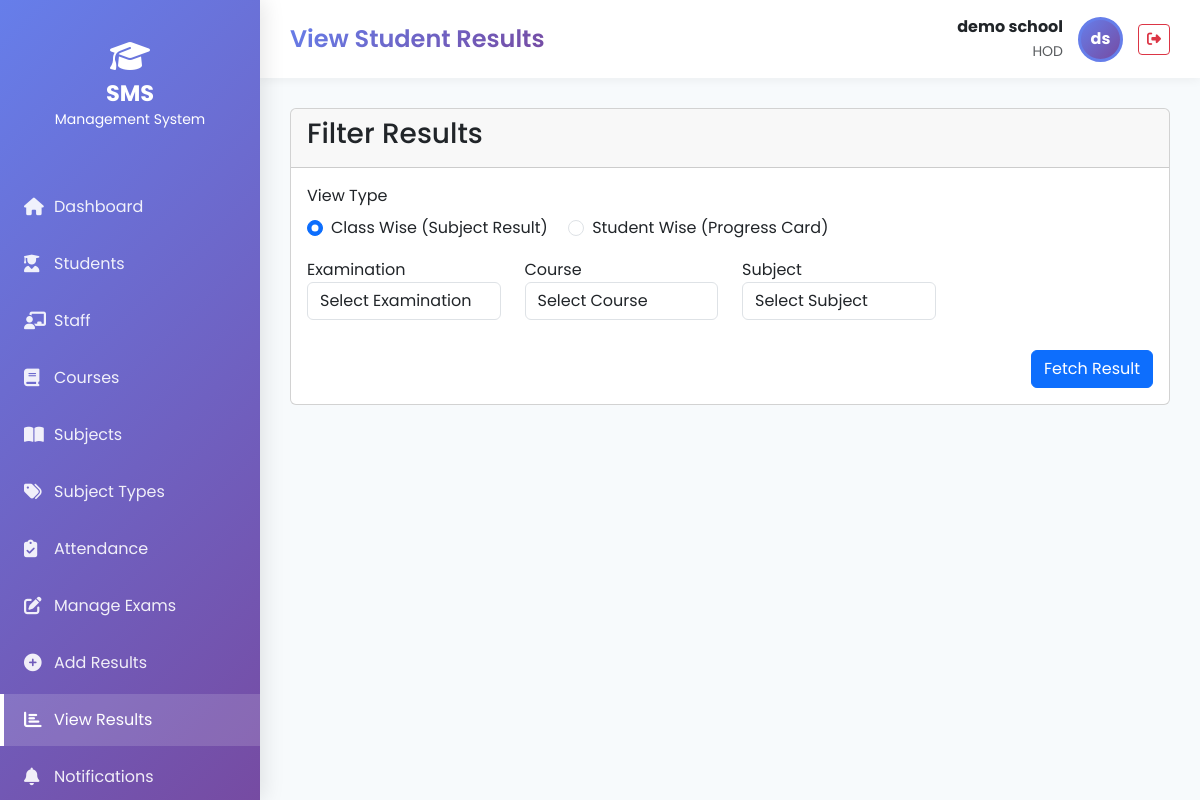
Page /hod/results/view/ (signed in) on the committed database.
### hadiya/models.py (models this page shows, shortened)
class CustomUser(AbstractUser):
    USER_TYPE_CHOICES = (
        (1, 'HOD'),
        (2, 'Staff'),
        (3, 'Student'),
        (4, 'Accountant'),
        (5, 'Management'),
    )
    user_type = models.IntegerField(choices=USER_TYPE_CHOICES, default=1)
    profile_pic = models.ImageField(upload_to='profile_pics/', blank=True, null=True)
    email = models.EmailField(unique=True)
    USERNAME_FIELD = 'email'
    REQUIRED_FIELDS = ['username', 'first_name', 'last_name']

### student_management_system/Hod_views.py (the view)
    @login_required
    def wrapper(request, *args, **kwargs):
        if request.user.user_type != 1:
            messages.error(request, 'Access denied. HOD privileges required.')
            return redirect('home')
        return view_func(request, *args, **kwargs)

### hadiya/EmailBackEnd.py (called while the page is built)
    def get_user(self, user_id):
        UserModel = get_user_model()
        try:
            return UserModel.objects.get(pk=user_id)
        except UserModel.DoesNotExist:
            return None

### student_management_system/Hod_views.py (called while the page is built)
def hod_required(view_func):
    @login_required
    def wrapper(request, *args, **kwargs):
        if request.user.user_type != 1:
            messages.error(request, 'Access denied. HOD privileges required.')
            return redirect('home')
        return view_func(request, *args, **kwargs)
    return wrapper

@hod_required
def admin_view_result(request):
    courses = Course.objects.all()
    exams = Examination.objects.all()
    context = {
        'courses': courses,
        'exams': exams
    }
    return render(request, 'Hod/admin_view_result.html', context)

### templates/Hod/admin_view_result.html (shortened to what this page needs)
{% extends 'base.html' %}
{% load static %}
{% block page_header %}View Student Results{% endblock %}
{% block content %}
<div class="row">
    <div class="col-md-12">
        <div class="card card-purple">
            <div class="card-header">
                <h3 class="card-title">Filter Results</h3>
            </div>
            <div class="card-body">
                <div class="row mb-3">
                    <div class="col-md-12">
                        <div class="form-group">
                            <label class="mb-2">View Type</label><br>
                            <div class="form-check form-check-inline">
                                <input class="form-check-input" type="radio" name="view_type" id="view_class_wise"
                                    value="class_wise" checked>
                                <label class="form-check-label" for="view_class_wise">Class Wise (Subject
                                    Result)</label>
                            </div>
                            <div class="form-check form-check-inline">
                                <input class="form-check-input" type="radio" name="view_type" id="view_student_wise"
                                    value="student_wise">
                                <label class="form-check-label" for="view_student_wise">Student Wise (Progress
                                    Card)</label>
                            </div>
                        </div>
                    </div>
                </div>
                <div class="row">
                    <div class="col-md-3">
                        <div class="form-group">
                            <label>Examination</label>
                            <select class="form-control" name="exam" id="exam">
                                <option value="">Select Examination</option>
                            </select>
                        </div>
                    </div>
                    <div class="col-md-3">
                        <div class="form-group">
                            <label>Course</label>
                            <select class="form-control" name="course" id="course">
                                <option value="">Select Course</option>
                            </select>
                        </div>
                    </div>
                    <div class="col-md-3" id="subject_div">
                        <div class="form-group">
                            <label>Subject</label>
                            <select class="form-control" name="subject" id="subject">
                                <option value="">Select Subject</option>
                            </select>
                        </div>
                    </div>
                    <div class="col-md-12 text-end">
                        <div class="form-group" style="margin-top: 30px;">
                            <button type="button" class="btn btn-primary" id="fetch_result">Fetch Result</button>
                        </div>
                    </div>
                </div>
            </div>
        </div>
    </div>
</div>
{% endblock %}

### templates/base.html (shortened to what this page needs)
<!DOCTYPE html>
<html lang="en">
<head>
    <link rel="stylesheet" href="https://cdnjs.cloudflare.com/ajax/libs/font-awesome/6.4.0/css/all.min.css">
    <link href="https://cdn.jsdelivr.net/npm/bootstrap@5.3.0/dist/css/bootstrap.min.css" rel="stylesheet">
    <link rel="stylesheet" href="https://cdn.datatables.net/1.13.6/css/dataTables.bootstrap5.min.css">
    {% load static %}
    <link rel="stylesheet" href="{% static 'assets/css/modern-theme.css' %}">
</head>
<body>
    <div class="sidebar">
        <div class="sidebar-brand">
            <i class="fas fa-graduation-cap fa-2x mb-2"></i>
            <h3>SMS</h3>
            <small>Management System</small>
        </div>
        <ul class="sidebar-nav">
            {% block sidebar %}
            {% if request.user.user_type == 1 %}
            {% include 'includes/sidebar_hod.html' %}
            {% elif request.user.user_type == 2 %}
            {% include 'includes/sidebar_staff.html' %}
            {% elif request.user.user_type == 3 %}
            {% include 'includes/sidebar_student.html' %}
            {% endif %}
            {% endblock %}
        </ul>
    </div>
    <div class="main-content">
        <div class="top-navbar">
            <div class="welcome-text">
                {% block page_header %}Welcome, {{ request.user.first_name }}!{% endblock %}
            </div>
            <div class="user-info">
                <div class="text-end">
                    <div class="fw-bold">{{ request.user.first_name }} {{ request.user.last_name }}</div>
                    <small class="text-muted">{{ request.user.get_user_type_display }}</small>
                </div>
                {% if request.user.profile_pic %}
                <img src="{{ request.user.profile_pic.url }}" alt="Profile" class="user-avatar">
                {% else %}
                <div class="user-avatar"
                    style="background: var(--gradient-purple); display: flex; align-items: center; justify-content: center; color: white; font-weight: 700;">
                    {{ request.user.first_name.0 }}{{ request.user.last_name.0 }}
                </div>
                {% endif %}
                <a href="{% url 'logout' %}" class="btn btn-sm btn-outline-danger">
                    <i class="fas fa-sign-out-alt"></i>
                </a>
            </div>
        </div>
        <div class="content-wrapper">
            {% block content %}{% endblock %}
        </div>
    </div>
</body>
</html>

### static/assets/css/modern-theme.css (style rules this page uses)
:root { --gradient-purple: linear-gradient(135deg, #667eea 0%, #764ba2 100%); --gradient-success: linear-gradient(135deg, #56ab2f 0%, #a8e063 100%); --gradient-info: linear-gradient(135deg, #4facfe 0%, #00f2fe 100%); --gradient-warning: linear-gradient(135deg, #f093fb 0%, #f5576c 100%); --gradient-danger: linear-gradient(135deg, #fa709a 0%, #fee140 100%); --gradient-ocean: linear-gradient(135deg, #2193b0 0%, #6dd5ed 100%); --gradient-sunset: linear-gradient(135deg, #ff7e5f 0%, #feb47b 100%); --color-primary: #667eea; --color-secondary: #764ba2; --color-success: #56ab2f; --color-info: #4facfe; --color-warning: #f093fb; --color-danger: #fa709a; --color-dark: #2d3748; --color-light: #f7fafc; --glass-bg: rgba(255, 255, 255, 0.15); --glass-border: rgba(255, 255, 255, 0.3); --glass-shadow: 0 8px 32px 0 rgba(31, 38, 135, 0.37); --spacing-xs: 0.5rem; --spacing-sm: 1rem; --spacing-md: 1.5rem; --spacing-lg: 2rem; --spacing-xl: 3rem; --radius-sm: 8px; --radius-md: 12px; --radius-lg: 16px; --radius-xl: 20px; --shadow-sm: 0 2px 4px rgba(0, 0, 0, 0.1); --shadow-md: 0 4px 6px rgba(0, 0, 0, 0.1); --shadow-lg: 0 10px 25px rgba(0, 0, 0, 0.15); --shadow-xl: 0 20px 40px rgba(0, 0, 0, 0.2); --transition-fast: 0.2s ease; --transition-normal: 0.3s ease; --transition-slow: 0.5s ease; }
* { margin: 0; padding: 0; box-sizing: border-box; }
body { font-family: 'Poppins', sans-serif; background: linear-gradient(135deg, #667eea 0%, #764ba2 100%); min-height: 100vh; overflow-x: hidden; }

### templates/base.html (style rules this page uses)
body { font-family: 'Poppins', sans-serif; background: #f7fafc; min-height: 100vh; }
.sidebar { position: fixed; top: 0; left: 0; height: 100vh; width: 260px; background: linear-gradient(135deg, #667eea 0%, #764ba2 100%); padding: 20px 0; overflow-y: auto; z-index: 1000; box-shadow: 4px 0 20px rgba(0, 0, 0, 0.1); }
.sidebar-brand { padding: 20px 20px; text-align: center; color: white; margin-bottom: 30px; }
.sidebar-brand h3 { font-size: 1.4rem; font-weight: 700; margin: 0; }
.sidebar-nav { list-style: none; padding: 0; margin: 0; }
.main-content { margin-left: 260px; padding: 0; min-height: 100vh; }
.top-navbar { background: white; box-shadow: 0 2px 10px rgba(0, 0, 0, 0.05); padding: 15px 30px; display: flex; justify-content: space-between; align-items: center; margin-bottom: 30px; }
.welcome-text { font-size: 1.5rem; font-weight: 600; background: var(--gradient-purple); -webkit-background-clip: text; -webkit-text-fill-color: transparent; background-clip: text; }
.user-info { display: flex; align-items: center; gap: 15px; }
.user-avatar { width: 45px; height: 45px; border-radius: 50%; object-fit: cover; border: 3px solid #667eea; }
.content-wrapper { padding: 0 30px 30px 30px; }

### rows in the picture
CustomUser: user.first_name "demo", user.last_name "school", user.user_type "HOD", user.first_name.0 "d", user.last_name.0 "s"
